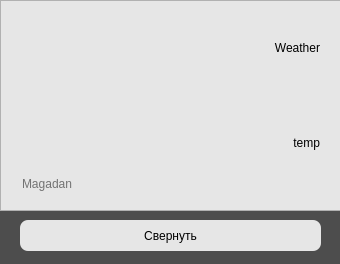
<?xml version="1.0" encoding="UTF-8"?>
<ui version="4.0">
 <class>MainWindow</class>
 <widget class="QMainWindow" name="MainWindow">
  <property name="geometry">
   <rect>
    <x>0</x>
    <y>0</y>
    <width>340</width>
    <height>264</height>
   </rect>
  </property>
  <property name="windowTitle">
   <string>MainWindow</string>
  </property>
  <property name="styleSheet">
   <string notr="true">QWidget{
	background: rgb(77, 77, 77);
	color: black;
}

QPushButton {
	background: rgb(230, 230, 230);
	border: solid;
	border-radius: 8px;

}

QPushButton:pressed{
	background:rgb(216, 216, 216);
	border: solid;
	border-radius: 8px;
}

QLineEdit {
	background: rgb(230, 230, 230);
	color: black;
	border: solid;
	border-radius: 8px;
}

QFrame {
	background: rgb(230, 230, 230);
}</string>
  </property>
  <widget class="QWidget" name="centralwidget">
   <widget class="QLineEdit" name="le_city">
    <property name="geometry">
     <rect>
      <x>20</x>
      <y>170</y>
      <width>101</width>
      <height>28</height>
     </rect>
    </property>
    <property name="placeholderText">
     <string>Magadan</string>
    </property>
   </widget>
   <widget class="QLabel" name="lbl_temp">
    <property name="geometry">
     <rect>
      <x>190</x>
      <y>110</y>
      <width>130</width>
      <height>66</height>
     </rect>
    </property>
    <property name="text">
     <string>temp</string>
    </property>
    <property name="alignment">
     <set>Qt::AlignRight|Qt::AlignTrailing|Qt::AlignVCenter</set>
    </property>
   </widget>
   <widget class="QFrame" name="frame">
    <property name="geometry">
     <rect>
      <x>0</x>
      <y>0</y>
      <width>341</width>
      <height>211</height>
     </rect>
    </property>
    <property name="frameShape">
     <enum>QFrame::StyledPanel</enum>
    </property>
    <property name="frameShadow">
     <enum>QFrame::Raised</enum>
    </property>
    <widget class="QLabel" name="lbl_icon_2">
     <property name="geometry">
      <rect>
       <x>20</x>
       <y>20</y>
       <width>61</width>
       <height>61</height>
      </rect>
     </property>
     <property name="text">
      <string/>
     </property>
     <property name="pixmap">
      <pixmap>../NEW_APP/res/sunny-500.png</pixmap>
     </property>
     <property name="scaledContents">
      <bool>true</bool>
     </property>
    </widget>
   </widget>
   <widget class="QPushButton" name="btn_back">
    <property name="geometry">
     <rect>
      <x>20</x>
      <y>220</y>
      <width>301</width>
      <height>31</height>
     </rect>
    </property>
    <property name="text">
     <string>Свернуть</string>
    </property>
   </widget>
   <widget class="QLabel" name="lbl_weather">
    <property name="geometry">
     <rect>
      <x>140</x>
      <y>20</y>
      <width>180</width>
      <height>55</height>
     </rect>
    </property>
    <property name="text">
     <string>Weather</string>
    </property>
    <property name="alignment">
     <set>Qt::AlignRight|Qt::AlignTrailing|Qt::AlignVCenter</set>
    </property>
   </widget>
   <zorder>frame</zorder>
   <zorder>btn_back</zorder>
   <zorder>lbl_weather</zorder>
   <zorder>le_city</zorder>
   <zorder>lbl_temp</zorder>
  </widget>
 </widget>
 <resources/>
 <connections/>
</ui>
